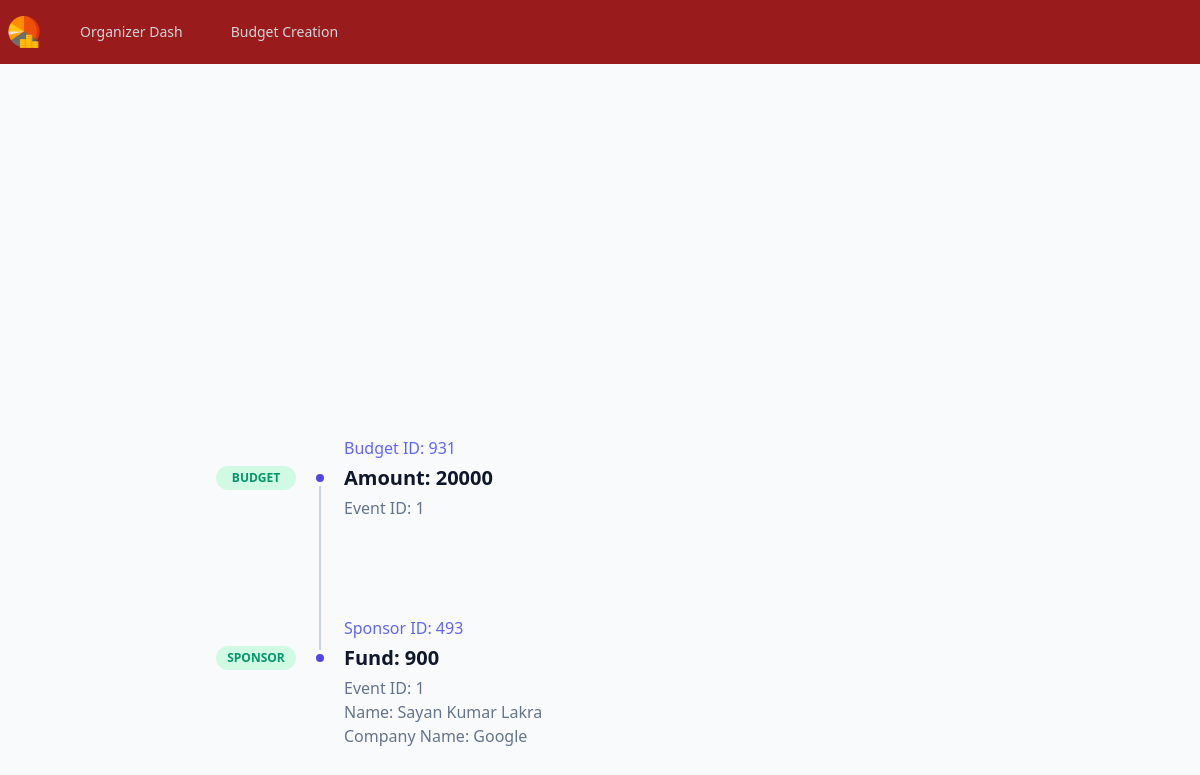
The page /B_dash on the database its author committed.
### tables this page shows
CREATE TABLE Budget(
    B_Id int PRIMARY KEY,
    E_Id int,
    Amount int
);

CREATE TABLE Sponsor(
    S_Id int PRIMARY KEY,
    E_Id int,
    Name varchar(200),
    Fund int,
    Company_Name varchar(100)
);

### app.py (the view)
@app.route("/B_dash")
def b_dash():
    con = sqlite3.connect(db_path)
    cur = con.cursor()
    cur.execute("SELECT * FROM Budget")
    budget_data = cur.fetchall()
    cur.execute("SELECT * FROM Sponsor")
    sponsor_data = cur.fetchall()
    con.close()
    return render_template("B_Dash.html",budget_data=budget_data, sponsor_data=sponsor_data)

### app.py (called while the page is built)
@app.after_request
def after_request(response):
    response.headers["Cache-Control"] = "no-cache, no-store, must-revalidate"
    response.headers["Expires"] = 0
    response.headers["Pragma"] = "no-cache"
    return response

### templates/B_Dash.html (shortened to what this page needs)
{% extends "layout.html" %}
{% block main %}
<nav class="bg-red-800">
    <div class="mx-auto max-w-7xl px-2 sm:px-6 lg:px-8">
      <div class="relative flex h-16 items-center justify-between">
        <div class="flex flex-1 items-center justify-center sm:items-stretch sm:justify-start">
          <div class="flex flex-shrink-0 items-center">
            <img class="h-8 w-auto" src="/static/budget.png" alt="Your Company">
          </div>
          <div class="hidden sm:ml-6 sm:block">
            <div class="flex space-x-4">
              <a href="/O_home" class="text-gray-300 hover:bg-gray-700 hover:text-white rounded-md px-3 py-2 text-sm font-medium">Organizer Dash</a>
              <a href="/B_create" class="text-gray-300 hover:bg-gray-700 hover:text-white rounded-md px-3 py-2 text-sm font-medium">Budget Creation</a>
            </div>
          </div>
        </div>
      </div>
    </div>
</nav>
<section class="relative min-h-screen flex flex-col justify-center bg-slate-50 overflow-hidden">
    <div class="w-full max-w-6xl mx-auto px-4 md:px-6 py-24">
      <div class="flex flex-col justify-center divide-y divide-slate-200 [&>*]:py-16">
          <div class="w-full max-w-3xl mx-auto">
              <div class="-my-6">
                  {% for row in budget_data %}
                  <div class="relative pl-8 sm:pl-32 py-6 group">
                      <div class="font-medium text-indigo-500 mb-1 sm:mb-0">Budget ID: {{ row[0] }}</div>
                      <div class="flex flex-col sm:flex-row items-start mb-1 group-last:before:hidden before:absolute before:left-2 sm:before:left-0 before:h-full before:px-px before:bg-slate-300 sm:before:ml-[6.5rem] before:self-start before:-translate-x-1/2 before:translate-y-3 after:absolute after:left-2 sm:after:left-0 after:w-2 after:h-2 after:bg-indigo-600 after:border-4 after:box-content after:border-slate-50 after:rounded-full sm:after:ml-[6.5rem] after:-translate-x-1/2 after:translate-y-1.5">
                          <time class="sm:absolute left-0 translate-y-0.5 inline-flex items-center justify-center text-xs font-semibold uppercase w-20 h-6 mb-3 sm:mb-0 text-emerald-600 bg-emerald-100 rounded-full">Budget</time>
                          <div class="text-xl font-bold text-slate-900">Amount: {{ row[2] }}</div>
                      </div>
                      <div class="text-slate-500">Event ID: {{ row[1] }}</div>
                  </div>
                  {% endfor %}
                  {% for row in sponsor_data %}
                  <div class="relative pl-8 sm:pl-32 py-6 group">
                      <div class="font-medium text-indigo-500 mb-1 sm:mb-0">Sponsor ID: {{ row[0] }}</div>
                      <div class="flex flex-col sm:flex-row items-start mb-1 group-last:before:hidden before:absolute before:left-2 sm:before:left-0 before:h-full before:px-px before:bg-slate-300 sm:before:ml-[6.5rem] before:self-start before:-translate-x-1/2 before:translate-y-3 after:absolute after:left-2 sm:after:left-0 after:w-2 after:h-2 after:bg-indigo-600 after:border-4 after:box-content after:border-slate-50 after:rounded-full sm:after:ml-[6.5rem] after:-translate-x-1/2 after:translate-y-1.5">
                          <time class="sm:absolute left-0 translate-y-0.5 inline-flex items-center justify-center text-xs font-semibold uppercase w-20 h-6 mb-3 sm:mb-0 text-emerald-600 bg-emerald-100 rounded-full">Sponsor</time>
                          <div class="text-xl font-bold text-slate-900">Fund: {{ row[3] }}</div>
                      </div>
                      <div class="text-slate-500">Event ID: {{ row[1] }}</div>
                      <div class="text-slate-500">Name: {{ row[2] }}</div>
                      <div class="text-slate-500">Company Name: {{ row[4] }}</div>
                  </div>
                  {% endfor %}
              </div>
          </div>
      </div>
  </div>
</section>
{% endblock %}

### rows shown on the page
Budget: B_Id "931", Amount "20000", E_Id "1"
Sponsor: S_Id "493", Fund "900", E_Id "1", Name "Sayan Kumar Lakra", Company_Name "Google"
